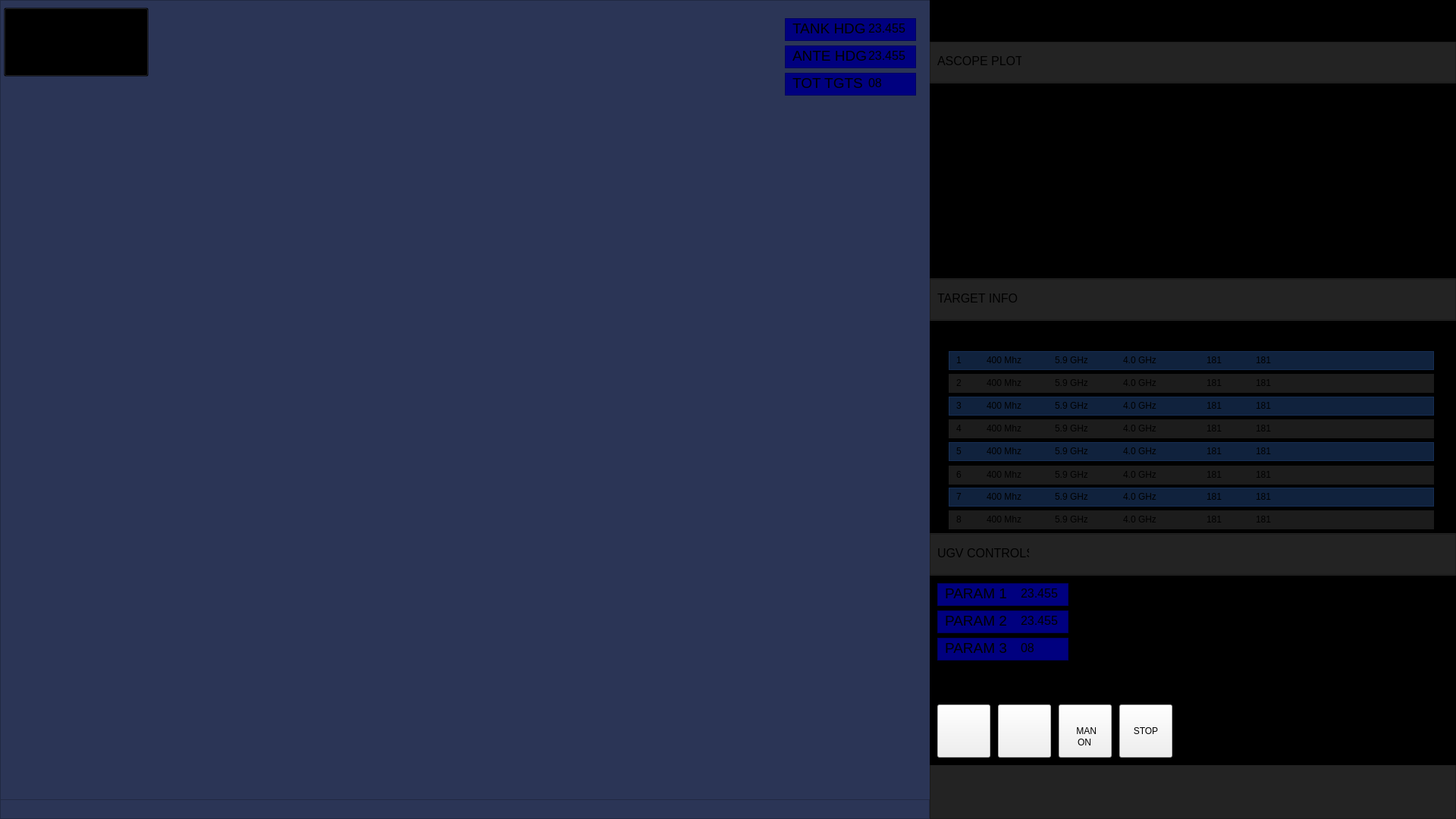
<?xml version="1.0" encoding="UTF-8"?>
<ui version="4.0">
 <class>df_tank_v1</class>
 <widget class="QMainWindow" name="df_tank_v1">
  <property name="geometry">
   <rect>
    <x>0</x>
    <y>0</y>
    <width>1920</width>
    <height>1080</height>
   </rect>
  </property>
  <property name="windowTitle">
   <string>df_tank_v1</string>
  </property>
  <widget class="QWidget" name="centralwidget">
   <widget class="QFrame" name="frame">
    <property name="geometry">
     <rect>
      <x>1226</x>
      <y>0</y>
      <width>694</width>
      <height>1080</height>
     </rect>
    </property>
    <property name="styleSheet">
     <string notr="true">QFrame{
	background-color: #232323;

}</string>
    </property>
    <property name="frameShape">
     <enum>QFrame::StyledPanel</enum>
    </property>
    <property name="frameShadow">
     <enum>QFrame::Raised</enum>
    </property>
    <widget class="QFrame" name="frame_7">
     <property name="geometry">
      <rect>
       <x>0</x>
       <y>0</y>
       <width>694</width>
       <height>57</height>
      </rect>
     </property>
     <property name="styleSheet">
      <string notr="true">QFrame{
background-color:#000000;
}</string>
     </property>
     <property name="frameShape">
      <enum>QFrame::StyledPanel</enum>
     </property>
     <property name="frameShadow">
      <enum>QFrame::Raised</enum>
     </property>
     <widget class="QLabel" name="label_7">
      <property name="geometry">
       <rect>
        <x>10</x>
        <y>10</y>
        <width>71</width>
        <height>16</height>
       </rect>
      </property>
      <property name="font">
       <font>
        <pointsize>12</pointsize>
       </font>
      </property>
      <property name="text">
       <string>Direction</string>
      </property>
     </widget>
     <widget class="QLabel" name="label_8">
      <property name="geometry">
       <rect>
        <x>10</x>
        <y>25</y>
        <width>71</width>
        <height>21</height>
       </rect>
      </property>
      <property name="font">
       <font>
        <pointsize>12</pointsize>
       </font>
      </property>
      <property name="text">
       <string>Finding</string>
      </property>
     </widget>
     <widget class="QLabel" name="label_9">
      <property name="geometry">
       <rect>
        <x>630</x>
        <y>10</y>
        <width>49</width>
        <height>16</height>
       </rect>
      </property>
      <property name="text">
       <string>12:00:00</string>
      </property>
     </widget>
     <widget class="QLabel" name="label_10">
      <property name="geometry">
       <rect>
        <x>625</x>
        <y>30</y>
        <width>61</width>
        <height>20</height>
       </rect>
      </property>
      <property name="text">
       <string>20-08-2024</string>
      </property>
     </widget>
    </widget>
    <widget class="QFrame" name="frame_8">
     <property name="geometry">
      <rect>
       <x>0</x>
       <y>55</y>
       <width>694</width>
       <height>54</height>
      </rect>
     </property>
     <property name="frameShape">
      <enum>QFrame::StyledPanel</enum>
     </property>
     <property name="frameShadow">
      <enum>QFrame::Raised</enum>
     </property>
     <widget class="QLabel" name="label_11">
      <property name="geometry">
       <rect>
        <x>10</x>
        <y>15</y>
        <width>111</width>
        <height>21</height>
       </rect>
      </property>
      <property name="font">
       <font>
        <pointsize>12</pointsize>
       </font>
      </property>
      <property name="text">
       <string>ASCOPE PLOT</string>
      </property>
     </widget>
    </widget>
    <widget class="QFrame" name="frame_9">
     <property name="geometry">
      <rect>
       <x>0</x>
       <y>110</y>
       <width>694</width>
       <height>257</height>
      </rect>
     </property>
     <property name="styleSheet">
      <string notr="true">QFrame{
background-color:#000000;
}</string>
     </property>
     <property name="frameShape">
      <enum>QFrame::StyledPanel</enum>
     </property>
     <property name="frameShadow">
      <enum>QFrame::Raised</enum>
     </property>
     <widget class="QLabel" name="label_12">
      <property name="geometry">
       <rect>
        <x>10</x>
        <y>5</y>
        <width>121</width>
        <height>21</height>
       </rect>
      </property>
      <property name="font">
       <font>
        <pointsize>10</pointsize>
       </font>
      </property>
      <property name="text">
       <string>ANTE ANGLE: 15-30 </string>
      </property>
     </widget>
     <widget class="QCustomPlot" name="customplot" native="true">
      <property name="geometry">
       <rect>
        <x>10</x>
        <y>35</y>
        <width>642</width>
        <height>209</height>
       </rect>
      </property>
      <property name="styleSheet">
       <string notr="true">QCustomPlot{
background-color:#4d4d4d;
}</string>
      </property>
     </widget>
    </widget>
    <widget class="QFrame" name="frame_10">
     <property name="geometry">
      <rect>
       <x>0</x>
       <y>368</y>
       <width>694</width>
       <height>54</height>
      </rect>
     </property>
     <property name="frameShape">
      <enum>QFrame::StyledPanel</enum>
     </property>
     <property name="frameShadow">
      <enum>QFrame::Raised</enum>
     </property>
     <widget class="QLabel" name="label_13">
      <property name="geometry">
       <rect>
        <x>10</x>
        <y>15</y>
        <width>111</width>
        <height>21</height>
       </rect>
      </property>
      <property name="font">
       <font>
        <pointsize>12</pointsize>
       </font>
      </property>
      <property name="text">
       <string>TARGET INFO</string>
      </property>
     </widget>
    </widget>
    <widget class="QFrame" name="frame_11">
     <property name="geometry">
      <rect>
       <x>0</x>
       <y>423</y>
       <width>694</width>
       <height>280</height>
      </rect>
     </property>
     <property name="styleSheet">
      <string notr="true">QFrame{
background-color:#000000;
}</string>
     </property>
     <property name="frameShape">
      <enum>QFrame::StyledPanel</enum>
     </property>
     <property name="frameShadow">
      <enum>QFrame::Raised</enum>
     </property>
     <widget class="QFrame" name="frame_17">
      <property name="geometry">
       <rect>
        <x>25</x>
        <y>10</y>
        <width>640</width>
        <height>25</height>
       </rect>
      </property>
      <property name="frameShape">
       <enum>QFrame::StyledPanel</enum>
      </property>
      <property name="frameShadow">
       <enum>QFrame::Raised</enum>
      </property>
      <widget class="QLabel" name="label_14">
       <property name="geometry">
        <rect>
         <x>10</x>
         <y>2</y>
         <width>16</width>
         <height>20</height>
        </rect>
       </property>
       <property name="text">
        <string>ID</string>
       </property>
      </widget>
      <widget class="QLabel" name="label_15">
       <property name="geometry">
        <rect>
         <x>50</x>
         <y>2</y>
         <width>51</width>
         <height>20</height>
        </rect>
       </property>
       <property name="text">
        <string>Start freq</string>
       </property>
      </widget>
      <widget class="QLabel" name="label_25">
       <property name="geometry">
        <rect>
         <x>140</x>
         <y>2</y>
         <width>51</width>
         <height>20</height>
        </rect>
       </property>
       <property name="text">
        <string>End freq</string>
       </property>
      </widget>
      <widget class="QLabel" name="label_26">
       <property name="geometry">
        <rect>
         <x>230</x>
         <y>2</y>
         <width>61</width>
         <height>20</height>
        </rect>
       </property>
       <property name="text">
        <string>Center freq</string>
       </property>
      </widget>
      <widget class="QLabel" name="label_27">
       <property name="geometry">
        <rect>
         <x>340</x>
         <y>2</y>
         <width>21</width>
         <height>20</height>
        </rect>
       </property>
       <property name="text">
        <string>dB</string>
       </property>
      </widget>
      <widget class="QLabel" name="label_58">
       <property name="geometry">
        <rect>
         <x>400</x>
         <y>2</y>
         <width>61</width>
         <height>20</height>
        </rect>
       </property>
       <property name="text">
        <string>Angels</string>
       </property>
      </widget>
     </widget>
     <widget class="QFrame" name="frame_18">
      <property name="geometry">
       <rect>
        <x>25</x>
        <y>40</y>
        <width>640</width>
        <height>25</height>
       </rect>
      </property>
      <property name="styleSheet">
       <string notr="true">QFrame{
background-color:rgba(40,84,152,0.4);


}
QLabel{
background-color:transparent;

}</string>
      </property>
      <property name="frameShape">
       <enum>QFrame::StyledPanel</enum>
      </property>
      <property name="frameShadow">
       <enum>QFrame::Raised</enum>
      </property>
      <widget class="QLabel" name="label_28">
       <property name="geometry">
        <rect>
         <x>10</x>
         <y>2</y>
         <width>16</width>
         <height>20</height>
        </rect>
       </property>
       <property name="styleSheet">
        <string notr="true">QLabel{
background-color:transparent;

}</string>
       </property>
       <property name="text">
        <string>1</string>
       </property>
      </widget>
      <widget class="QLabel" name="label_29">
       <property name="geometry">
        <rect>
         <x>50</x>
         <y>2</y>
         <width>51</width>
         <height>20</height>
        </rect>
       </property>
       <property name="styleSheet">
        <string notr="true">QLabel{
background-color:transparent;

}</string>
       </property>
       <property name="text">
        <string>400 Mhz</string>
       </property>
      </widget>
      <widget class="QLabel" name="label_30">
       <property name="geometry">
        <rect>
         <x>140</x>
         <y>2</y>
         <width>51</width>
         <height>20</height>
        </rect>
       </property>
       <property name="text">
        <string>5.9 GHz</string>
       </property>
      </widget>
      <widget class="QLabel" name="label_31">
       <property name="geometry">
        <rect>
         <x>230</x>
         <y>2</y>
         <width>61</width>
         <height>20</height>
        </rect>
       </property>
       <property name="text">
        <string>4.0 GHz</string>
       </property>
      </widget>
      <widget class="QLabel" name="label_32">
       <property name="geometry">
        <rect>
         <x>340</x>
         <y>2</y>
         <width>50</width>
         <height>20</height>
        </rect>
       </property>
       <property name="text">
        <string>181</string>
       </property>
      </widget>
      <widget class="QLabel" name="label_73">
       <property name="geometry">
        <rect>
         <x>405</x>
         <y>2</y>
         <width>50</width>
         <height>20</height>
        </rect>
       </property>
       <property name="text">
        <string>181</string>
       </property>
      </widget>
     </widget>
     <widget class="QFrame" name="frame_19">
      <property name="geometry">
       <rect>
        <x>25</x>
        <y>70</y>
        <width>640</width>
        <height>25</height>
       </rect>
      </property>
      <property name="styleSheet">
       <string notr="true">QFrame{
background-color:rgba(35,35,35,0.8);

}
QLabel{
background-color:transparent;

}</string>
      </property>
      <property name="frameShape">
       <enum>QFrame::StyledPanel</enum>
      </property>
      <property name="frameShadow">
       <enum>QFrame::Raised</enum>
      </property>
      <widget class="QLabel" name="label_33">
       <property name="geometry">
        <rect>
         <x>10</x>
         <y>2</y>
         <width>16</width>
         <height>20</height>
        </rect>
       </property>
       <property name="text">
        <string>2</string>
       </property>
      </widget>
      <widget class="QLabel" name="label_34">
       <property name="geometry">
        <rect>
         <x>50</x>
         <y>2</y>
         <width>51</width>
         <height>20</height>
        </rect>
       </property>
       <property name="text">
        <string>400 Mhz</string>
       </property>
      </widget>
      <widget class="QLabel" name="label_35">
       <property name="geometry">
        <rect>
         <x>140</x>
         <y>2</y>
         <width>51</width>
         <height>20</height>
        </rect>
       </property>
       <property name="text">
        <string>5.9 GHz</string>
       </property>
      </widget>
      <widget class="QLabel" name="label_36">
       <property name="geometry">
        <rect>
         <x>230</x>
         <y>2</y>
         <width>61</width>
         <height>20</height>
        </rect>
       </property>
       <property name="text">
        <string>4.0 GHz</string>
       </property>
      </widget>
      <widget class="QLabel" name="label_37">
       <property name="geometry">
        <rect>
         <x>340</x>
         <y>2</y>
         <width>50</width>
         <height>20</height>
        </rect>
       </property>
       <property name="text">
        <string>181</string>
       </property>
      </widget>
      <widget class="QLabel" name="label_74">
       <property name="geometry">
        <rect>
         <x>405</x>
         <y>2</y>
         <width>50</width>
         <height>20</height>
        </rect>
       </property>
       <property name="text">
        <string>181</string>
       </property>
      </widget>
     </widget>
     <widget class="QFrame" name="frame_20">
      <property name="geometry">
       <rect>
        <x>25</x>
        <y>100</y>
        <width>640</width>
        <height>25</height>
       </rect>
      </property>
      <property name="styleSheet">
       <string notr="true">QFrame{
background-color:rgba(40,84,152,0.4);


}
QLabel{
background-color:transparent;

}</string>
      </property>
      <property name="frameShape">
       <enum>QFrame::StyledPanel</enum>
      </property>
      <property name="frameShadow">
       <enum>QFrame::Raised</enum>
      </property>
      <widget class="QLabel" name="label_38">
       <property name="geometry">
        <rect>
         <x>10</x>
         <y>2</y>
         <width>16</width>
         <height>20</height>
        </rect>
       </property>
       <property name="text">
        <string>3</string>
       </property>
      </widget>
      <widget class="QLabel" name="label_39">
       <property name="geometry">
        <rect>
         <x>50</x>
         <y>2</y>
         <width>51</width>
         <height>20</height>
        </rect>
       </property>
       <property name="text">
        <string>400 Mhz</string>
       </property>
      </widget>
      <widget class="QLabel" name="label_40">
       <property name="geometry">
        <rect>
         <x>140</x>
         <y>2</y>
         <width>51</width>
         <height>20</height>
        </rect>
       </property>
       <property name="text">
        <string>5.9 GHz</string>
       </property>
      </widget>
      <widget class="QLabel" name="label_41">
       <property name="geometry">
        <rect>
         <x>230</x>
         <y>2</y>
         <width>61</width>
         <height>20</height>
        </rect>
       </property>
       <property name="text">
        <string>4.0 GHz</string>
       </property>
      </widget>
      <widget class="QLabel" name="label_42">
       <property name="geometry">
        <rect>
         <x>340</x>
         <y>2</y>
         <width>50</width>
         <height>20</height>
        </rect>
       </property>
       <property name="text">
        <string>181</string>
       </property>
      </widget>
      <widget class="QLabel" name="label_75">
       <property name="geometry">
        <rect>
         <x>405</x>
         <y>2</y>
         <width>50</width>
         <height>20</height>
        </rect>
       </property>
       <property name="text">
        <string>181</string>
       </property>
      </widget>
     </widget>
     <widget class="QFrame" name="frame_21">
      <property name="geometry">
       <rect>
        <x>25</x>
        <y>130</y>
        <width>640</width>
        <height>25</height>
       </rect>
      </property>
      <property name="styleSheet">
       <string notr="true">QFrame{
background-color:rgba(35,35,35,0.8);

}
QLabel{
background-color:transparent;

}</string>
      </property>
      <property name="frameShape">
       <enum>QFrame::StyledPanel</enum>
      </property>
      <property name="frameShadow">
       <enum>QFrame::Raised</enum>
      </property>
      <widget class="QLabel" name="label_43">
       <property name="geometry">
        <rect>
         <x>10</x>
         <y>2</y>
         <width>16</width>
         <height>20</height>
        </rect>
       </property>
       <property name="text">
        <string>4</string>
       </property>
      </widget>
      <widget class="QLabel" name="label_44">
       <property name="geometry">
        <rect>
         <x>50</x>
         <y>2</y>
         <width>51</width>
         <height>20</height>
        </rect>
       </property>
       <property name="text">
        <string>400 Mhz</string>
       </property>
      </widget>
      <widget class="QLabel" name="label_45">
       <property name="geometry">
        <rect>
         <x>140</x>
         <y>2</y>
         <width>51</width>
         <height>20</height>
        </rect>
       </property>
       <property name="text">
        <string>5.9 GHz</string>
       </property>
      </widget>
      <widget class="QLabel" name="label_46">
       <property name="geometry">
        <rect>
         <x>230</x>
         <y>2</y>
         <width>61</width>
         <height>20</height>
        </rect>
       </property>
       <property name="text">
        <string>4.0 GHz</string>
       </property>
      </widget>
      <widget class="QLabel" name="label_47">
       <property name="geometry">
        <rect>
         <x>340</x>
         <y>2</y>
         <width>51</width>
         <height>20</height>
        </rect>
       </property>
       <property name="text">
        <string>181</string>
       </property>
      </widget>
      <widget class="QLabel" name="label_76">
       <property name="geometry">
        <rect>
         <x>405</x>
         <y>2</y>
         <width>50</width>
         <height>20</height>
        </rect>
       </property>
       <property name="text">
        <string>181</string>
       </property>
      </widget>
     </widget>
     <widget class="QFrame" name="frame_22">
      <property name="geometry">
       <rect>
        <x>25</x>
        <y>160</y>
        <width>640</width>
        <height>25</height>
       </rect>
      </property>
      <property name="styleSheet">
       <string notr="true">QFrame{
background-color:rgba(40,84,152,0.4);


}
QLabel{
background-color:transparent;

}</string>
      </property>
      <property name="frameShape">
       <enum>QFrame::StyledPanel</enum>
      </property>
      <property name="frameShadow">
       <enum>QFrame::Raised</enum>
      </property>
      <widget class="QLabel" name="label_48">
       <property name="geometry">
        <rect>
         <x>10</x>
         <y>2</y>
         <width>16</width>
         <height>20</height>
        </rect>
       </property>
       <property name="text">
        <string>5</string>
       </property>
      </widget>
      <widget class="QLabel" name="label_49">
       <property name="geometry">
        <rect>
         <x>50</x>
         <y>2</y>
         <width>51</width>
         <height>20</height>
        </rect>
       </property>
       <property name="text">
        <string>400 Mhz</string>
       </property>
      </widget>
      <widget class="QLabel" name="label_50">
       <property name="geometry">
        <rect>
         <x>140</x>
         <y>2</y>
         <width>51</width>
         <height>20</height>
        </rect>
       </property>
       <property name="text">
        <string>5.9 GHz</string>
       </property>
      </widget>
      <widget class="QLabel" name="label_51">
       <property name="geometry">
        <rect>
         <x>230</x>
         <y>2</y>
         <width>61</width>
         <height>20</height>
        </rect>
       </property>
       <property name="text">
        <string>4.0 GHz</string>
       </property>
      </widget>
      <widget class="QLabel" name="label_52">
       <property name="geometry">
        <rect>
         <x>340</x>
         <y>2</y>
         <width>50</width>
         <height>20</height>
        </rect>
       </property>
       <property name="text">
        <string>181</string>
       </property>
      </widget>
      <widget class="QLabel" name="label_77">
       <property name="geometry">
        <rect>
         <x>405</x>
         <y>2</y>
         <width>50</width>
         <height>20</height>
        </rect>
       </property>
       <property name="text">
        <string>181</string>
       </property>
      </widget>
     </widget>
     <widget class="QFrame" name="frame_23">
      <property name="geometry">
       <rect>
        <x>25</x>
        <y>191</y>
        <width>640</width>
        <height>25</height>
       </rect>
      </property>
      <property name="styleSheet">
       <string notr="true">QFrame{
background-color:rgba(35,35,35,0.8);

}
QLabel{
background-color:transparent;

}</string>
      </property>
      <property name="frameShape">
       <enum>QFrame::StyledPanel</enum>
      </property>
      <property name="frameShadow">
       <enum>QFrame::Raised</enum>
      </property>
      <widget class="QLabel" name="label_53">
       <property name="geometry">
        <rect>
         <x>10</x>
         <y>2</y>
         <width>16</width>
         <height>20</height>
        </rect>
       </property>
       <property name="text">
        <string>6</string>
       </property>
      </widget>
      <widget class="QLabel" name="label_54">
       <property name="geometry">
        <rect>
         <x>50</x>
         <y>2</y>
         <width>51</width>
         <height>20</height>
        </rect>
       </property>
       <property name="text">
        <string>400 Mhz</string>
       </property>
      </widget>
      <widget class="QLabel" name="label_55">
       <property name="geometry">
        <rect>
         <x>140</x>
         <y>2</y>
         <width>51</width>
         <height>20</height>
        </rect>
       </property>
       <property name="text">
        <string>5.9 GHz</string>
       </property>
      </widget>
      <widget class="QLabel" name="label_56">
       <property name="geometry">
        <rect>
         <x>230</x>
         <y>2</y>
         <width>61</width>
         <height>20</height>
        </rect>
       </property>
       <property name="text">
        <string>4.0 GHz</string>
       </property>
      </widget>
      <widget class="QLabel" name="label_57">
       <property name="geometry">
        <rect>
         <x>340</x>
         <y>2</y>
         <width>50</width>
         <height>20</height>
        </rect>
       </property>
       <property name="text">
        <string>181</string>
       </property>
      </widget>
      <widget class="QLabel" name="label_78">
       <property name="geometry">
        <rect>
         <x>405</x>
         <y>2</y>
         <width>50</width>
         <height>20</height>
        </rect>
       </property>
       <property name="text">
        <string>181</string>
       </property>
      </widget>
     </widget>
     <widget class="QFrame" name="frame_24">
      <property name="geometry">
       <rect>
        <x>25</x>
        <y>220</y>
        <width>640</width>
        <height>25</height>
       </rect>
      </property>
      <property name="styleSheet">
       <string notr="true">QFrame{
background-color:rgba(40,84,152,0.4);


}
QLabel{
background-color:transparent;

}</string>
      </property>
      <property name="frameShape">
       <enum>QFrame::StyledPanel</enum>
      </property>
      <property name="frameShadow">
       <enum>QFrame::Raised</enum>
      </property>
      <widget class="QLabel" name="label_63">
       <property name="geometry">
        <rect>
         <x>10</x>
         <y>2</y>
         <width>16</width>
         <height>20</height>
        </rect>
       </property>
       <property name="text">
        <string>7</string>
       </property>
      </widget>
      <widget class="QLabel" name="label_64">
       <property name="geometry">
        <rect>
         <x>50</x>
         <y>2</y>
         <width>51</width>
         <height>20</height>
        </rect>
       </property>
       <property name="text">
        <string>400 Mhz</string>
       </property>
      </widget>
      <widget class="QLabel" name="label_65">
       <property name="geometry">
        <rect>
         <x>140</x>
         <y>2</y>
         <width>51</width>
         <height>20</height>
        </rect>
       </property>
       <property name="text">
        <string>5.9 GHz</string>
       </property>
      </widget>
      <widget class="QLabel" name="label_66">
       <property name="geometry">
        <rect>
         <x>230</x>
         <y>2</y>
         <width>61</width>
         <height>20</height>
        </rect>
       </property>
       <property name="text">
        <string>4.0 GHz</string>
       </property>
      </widget>
      <widget class="QLabel" name="label_67">
       <property name="geometry">
        <rect>
         <x>340</x>
         <y>2</y>
         <width>50</width>
         <height>20</height>
        </rect>
       </property>
       <property name="text">
        <string>181</string>
       </property>
      </widget>
      <widget class="QLabel" name="label_79">
       <property name="geometry">
        <rect>
         <x>405</x>
         <y>2</y>
         <width>50</width>
         <height>20</height>
        </rect>
       </property>
       <property name="text">
        <string>181</string>
       </property>
      </widget>
     </widget>
     <widget class="QFrame" name="frame_25">
      <property name="geometry">
       <rect>
        <x>25</x>
        <y>250</y>
        <width>640</width>
        <height>25</height>
       </rect>
      </property>
      <property name="styleSheet">
       <string notr="true">QFrame{
background-color:rgba(35,35,35,0.8);

}
QLabel{
background-color:transparent;

}</string>
      </property>
      <property name="frameShape">
       <enum>QFrame::StyledPanel</enum>
      </property>
      <property name="frameShadow">
       <enum>QFrame::Raised</enum>
      </property>
      <widget class="QLabel" name="label_68">
       <property name="geometry">
        <rect>
         <x>10</x>
         <y>2</y>
         <width>16</width>
         <height>20</height>
        </rect>
       </property>
       <property name="text">
        <string>8</string>
       </property>
      </widget>
      <widget class="QLabel" name="label_69">
       <property name="geometry">
        <rect>
         <x>50</x>
         <y>2</y>
         <width>51</width>
         <height>20</height>
        </rect>
       </property>
       <property name="text">
        <string>400 Mhz</string>
       </property>
      </widget>
      <widget class="QLabel" name="label_70">
       <property name="geometry">
        <rect>
         <x>140</x>
         <y>2</y>
         <width>51</width>
         <height>20</height>
        </rect>
       </property>
       <property name="text">
        <string>5.9 GHz</string>
       </property>
      </widget>
      <widget class="QLabel" name="label_71">
       <property name="geometry">
        <rect>
         <x>230</x>
         <y>2</y>
         <width>61</width>
         <height>20</height>
        </rect>
       </property>
       <property name="text">
        <string>4.0 GHz</string>
       </property>
      </widget>
      <widget class="QLabel" name="label_72">
       <property name="geometry">
        <rect>
         <x>340</x>
         <y>2</y>
         <width>50</width>
         <height>20</height>
        </rect>
       </property>
       <property name="text">
        <string>181</string>
       </property>
      </widget>
      <widget class="QLabel" name="label_80">
       <property name="geometry">
        <rect>
         <x>405</x>
         <y>2</y>
         <width>50</width>
         <height>20</height>
        </rect>
       </property>
       <property name="text">
        <string>181</string>
       </property>
      </widget>
     </widget>
    </widget>
    <widget class="QFrame" name="frame_12">
     <property name="geometry">
      <rect>
       <x>0</x>
       <y>704</y>
       <width>694</width>
       <height>54</height>
      </rect>
     </property>
     <property name="frameShape">
      <enum>QFrame::StyledPanel</enum>
     </property>
     <property name="frameShadow">
      <enum>QFrame::Raised</enum>
     </property>
     <widget class="QLabel" name="label_16">
      <property name="geometry">
       <rect>
        <x>10</x>
        <y>15</y>
        <width>121</width>
        <height>21</height>
       </rect>
      </property>
      <property name="font">
       <font>
        <pointsize>12</pointsize>
       </font>
      </property>
      <property name="text">
       <string>UGV CONTROLS</string>
      </property>
     </widget>
    </widget>
    <widget class="QFrame" name="frame_13">
     <property name="geometry">
      <rect>
       <x>0</x>
       <y>759</y>
       <width>694</width>
       <height>250</height>
      </rect>
     </property>
     <property name="styleSheet">
      <string notr="true">QFrame{
background-color:#000000;
}</string>
     </property>
     <property name="frameShape">
      <enum>QFrame::StyledPanel</enum>
     </property>
     <property name="frameShadow">
      <enum>QFrame::Raised</enum>
     </property>
     <widget class="QPushButton" name="pushButton">
      <property name="geometry">
       <rect>
        <x>10</x>
        <y>170</y>
        <width>70</width>
        <height>70</height>
       </rect>
      </property>
      <property name="text">
       <string/>
      </property>
      <property name="icon">
       <iconset resource="button_icons.qrc">
        <normaloff>:/Shutdown.png</normaloff>:/Shutdown.png</iconset>
      </property>
      <property name="iconSize">
       <size>
        <width>48</width>
        <height>48</height>
       </size>
      </property>
     </widget>
     <widget class="QPushButton" name="pushButton_2">
      <property name="geometry">
       <rect>
        <x>90</x>
        <y>170</y>
        <width>70</width>
        <height>70</height>
       </rect>
      </property>
      <property name="text">
       <string/>
      </property>
      <property name="icon">
       <iconset resource="button_icons.qrc">
        <normaloff>:/Reset.png</normaloff>:/Reset.png</iconset>
      </property>
      <property name="iconSize">
       <size>
        <width>48</width>
        <height>48</height>
       </size>
      </property>
     </widget>
     <widget class="QFrame" name="frame_14">
      <property name="geometry">
       <rect>
        <x>10</x>
        <y>82</y>
        <width>173</width>
        <height>30</height>
       </rect>
      </property>
      <property name="styleSheet">
       <string notr="true">QFrame{
background-color:rgb(0, 0, 127);

}</string>
      </property>
      <property name="frameShape">
       <enum>QFrame::StyledPanel</enum>
      </property>
      <property name="frameShadow">
       <enum>QFrame::Raised</enum>
      </property>
      <widget class="QLabel" name="label_17">
       <property name="geometry">
        <rect>
         <x>10</x>
         <y>5</y>
         <width>101</width>
         <height>16</height>
        </rect>
       </property>
       <property name="font">
        <font>
         <pointsize>14</pointsize>
        </font>
       </property>
       <property name="text">
        <string>PARAM 3</string>
       </property>
      </widget>
      <widget class="QLabel" name="label_18">
       <property name="geometry">
        <rect>
         <x>110</x>
         <y>5</y>
         <width>61</width>
         <height>16</height>
        </rect>
       </property>
       <property name="font">
        <font>
         <pointsize>12</pointsize>
        </font>
       </property>
       <property name="text">
        <string>08</string>
       </property>
      </widget>
     </widget>
     <widget class="QFrame" name="frame_15">
      <property name="geometry">
       <rect>
        <x>10</x>
        <y>46</y>
        <width>173</width>
        <height>30</height>
       </rect>
      </property>
      <property name="styleSheet">
       <string notr="true">QFrame{
background-color:rgb(0, 0, 127);

}</string>
      </property>
      <property name="frameShape">
       <enum>QFrame::StyledPanel</enum>
      </property>
      <property name="frameShadow">
       <enum>QFrame::Raised</enum>
      </property>
      <widget class="QLabel" name="label_19">
       <property name="geometry">
        <rect>
         <x>10</x>
         <y>5</y>
         <width>101</width>
         <height>16</height>
        </rect>
       </property>
       <property name="font">
        <font>
         <pointsize>14</pointsize>
        </font>
       </property>
       <property name="text">
        <string>PARAM 2</string>
       </property>
      </widget>
      <widget class="QLabel" name="label_20">
       <property name="geometry">
        <rect>
         <x>110</x>
         <y>5</y>
         <width>61</width>
         <height>16</height>
        </rect>
       </property>
       <property name="font">
        <font>
         <pointsize>12</pointsize>
        </font>
       </property>
       <property name="text">
        <string>23.455</string>
       </property>
      </widget>
     </widget>
     <widget class="QFrame" name="frame_16">
      <property name="geometry">
       <rect>
        <x>10</x>
        <y>10</y>
        <width>173</width>
        <height>30</height>
       </rect>
      </property>
      <property name="styleSheet">
       <string notr="true">QFrame{
background-color:rgb(0, 0, 127);

}</string>
      </property>
      <property name="frameShape">
       <enum>QFrame::StyledPanel</enum>
      </property>
      <property name="frameShadow">
       <enum>QFrame::Raised</enum>
      </property>
      <widget class="QLabel" name="label_21">
       <property name="geometry">
        <rect>
         <x>10</x>
         <y>5</y>
         <width>101</width>
         <height>16</height>
        </rect>
       </property>
       <property name="font">
        <font>
         <pointsize>14</pointsize>
        </font>
       </property>
       <property name="text">
        <string>PARAM 1</string>
       </property>
      </widget>
      <widget class="QLabel" name="label_22">
       <property name="geometry">
        <rect>
         <x>110</x>
         <y>5</y>
         <width>61</width>
         <height>16</height>
        </rect>
       </property>
       <property name="font">
        <font>
         <pointsize>12</pointsize>
        </font>
       </property>
       <property name="text">
        <string>23.455</string>
       </property>
      </widget>
     </widget>
     <widget class="QPushButton" name="pushButton_4">
      <property name="geometry">
       <rect>
        <x>170</x>
        <y>170</y>
        <width>70</width>
        <height>70</height>
       </rect>
      </property>
      <property name="text">
       <string> MAN</string>
      </property>
     </widget>
     <widget class="QPushButton" name="pushButton_5">
      <property name="geometry">
       <rect>
        <x>250</x>
        <y>170</y>
        <width>70</width>
        <height>70</height>
       </rect>
      </property>
      <property name="text">
       <string>STOP</string>
      </property>
     </widget>
     <widget class="QLabel" name="label_23">
      <property name="geometry">
       <rect>
        <x>195</x>
        <y>212</y>
        <width>21</width>
        <height>16</height>
       </rect>
      </property>
      <property name="styleSheet">
       <string notr="true">QLabel{
background-color:transparent;

}</string>
      </property>
      <property name="text">
       <string>ON</string>
      </property>
     </widget>
     <widget class="QFrame" name="frame_26">
      <property name="geometry">
       <rect>
        <x>440</x>
        <y>10</y>
        <width>230</width>
        <height>230</height>
       </rect>
      </property>
      <property name="styleSheet">
       <string notr="true">QFrame{
background-image:url(:/Rectangle 3.png);
  background-repeat: no-repeat;
    background-position: center;
    background-size: cover;  
border:none;

}</string>
      </property>
      <property name="frameShape">
       <enum>QFrame::StyledPanel</enum>
      </property>
      <property name="frameShadow">
       <enum>QFrame::Raised</enum>
      </property>
      <widget class="QPushButton" name="pushButton_7">
       <property name="geometry">
        <rect>
         <x>140</x>
         <y>90</y>
         <width>51</width>
         <height>51</height>
        </rect>
       </property>
       <property name="styleSheet">
        <string notr="true">QPushButton{
background-color:transparent;
border:none;
}</string>
       </property>
       <property name="text">
        <string/>
       </property>
       <property name="icon">
        <iconset resource="button_icons.qrc">
         <normaloff>:/Polygon 2.png</normaloff>:/Polygon 2.png</iconset>
       </property>
       <property name="iconSize">
        <size>
         <width>50</width>
         <height>53</height>
        </size>
       </property>
      </widget>
      <widget class="QPushButton" name="pushButton_8">
       <property name="geometry">
        <rect>
         <x>40</x>
         <y>90</y>
         <width>51</width>
         <height>51</height>
        </rect>
       </property>
       <property name="styleSheet">
        <string notr="true">QPushButton{
background-color:transparent;
border:none;
}</string>
       </property>
       <property name="text">
        <string/>
       </property>
       <property name="icon">
        <iconset resource="button_icons.qrc">
         <normaloff>:/Polygon 4.png</normaloff>:/Polygon 4.png</iconset>
       </property>
       <property name="iconSize">
        <size>
         <width>50</width>
         <height>53</height>
        </size>
       </property>
      </widget>
      <widget class="QPushButton" name="pushButton_9">
       <property name="geometry">
        <rect>
         <x>90</x>
         <y>40</y>
         <width>51</width>
         <height>51</height>
        </rect>
       </property>
       <property name="styleSheet">
        <string notr="true">QPushButton{
background-color:transparent;
border:none;
}</string>
       </property>
       <property name="text">
        <string/>
       </property>
       <property name="icon">
        <iconset resource="button_icons.qrc">
         <normaloff>:/Polygon 1.png</normaloff>:/Polygon 1.png</iconset>
       </property>
       <property name="iconSize">
        <size>
         <width>50</width>
         <height>53</height>
        </size>
       </property>
      </widget>
      <widget class="QPushButton" name="pushButton_10">
       <property name="geometry">
        <rect>
         <x>90</x>
         <y>140</y>
         <width>51</width>
         <height>51</height>
        </rect>
       </property>
       <property name="styleSheet">
        <string notr="true">QPushButton{
background-color:transparent;
border:none;
}</string>
       </property>
       <property name="text">
        <string/>
       </property>
       <property name="icon">
        <iconset resource="button_icons.qrc">
         <normaloff>:/Polygon 3.png</normaloff>:/Polygon 3.png</iconset>
       </property>
       <property name="iconSize">
        <size>
         <width>50</width>
         <height>53</height>
        </size>
       </property>
      </widget>
     </widget>
    </widget>
   </widget>
   <widget class="QFrame" name="frame_2">
    <property name="geometry">
     <rect>
      <x>0</x>
      <y>0</y>
      <width>1226</width>
      <height>1080</height>
     </rect>
    </property>
    <property name="styleSheet">
     <string notr="true">QFrame{
background-color:#2B3556;
}</string>
    </property>
    <property name="frameShape">
     <enum>QFrame::StyledPanel</enum>
    </property>
    <property name="frameShadow">
     <enum>QFrame::Raised</enum>
    </property>
    <widget class="QFrame" name="frame_4">
     <property name="geometry">
      <rect>
       <x>0</x>
       <y>0</y>
       <width>1241</width>
       <height>1055</height>
      </rect>
     </property>
     <property name="styleSheet">
      <string notr="true">QFrame{
	background-image:url(:/map5.jpg);

}</string>
     </property>
     <property name="frameShape">
      <enum>QFrame::StyledPanel</enum>
     </property>
     <property name="frameShadow">
      <enum>QFrame::Raised</enum>
     </property>
     <widget class="QWidget" name="gridLayoutWidget">
      <property name="geometry">
       <rect>
        <x>-20</x>
        <y>-20</y>
        <width>1261</width>
        <height>1051</height>
       </rect>
      </property>
      <layout class="QGridLayout" name="gridLayout">
       <property name="leftMargin">
        <number>0</number>
       </property>
      </layout>
     </widget>
     <widget class="QPushButton" name="pushButton_6">
      <property name="geometry">
       <rect>
        <x>5</x>
        <y>10</y>
        <width>191</width>
        <height>91</height>
       </rect>
      </property>
      <property name="styleSheet">
       <string notr="true">QPushButton{
background-image:url(:/uni_logo185x80.png);
background-repeat:no-repeat;
background-color:transparent;
}</string>
      </property>
      <property name="text">
       <string/>
      </property>
     </widget>
    </widget>
    <widget class="QFrame" name="frame_3">
     <property name="geometry">
      <rect>
       <x>1035</x>
       <y>24</y>
       <width>173</width>
       <height>30</height>
      </rect>
     </property>
     <property name="styleSheet">
      <string notr="true">QFrame{
background-color:rgb(0, 0, 127);

}</string>
     </property>
     <property name="frameShape">
      <enum>QFrame::StyledPanel</enum>
     </property>
     <property name="frameShadow">
      <enum>QFrame::Raised</enum>
     </property>
     <widget class="QLabel" name="label">
      <property name="geometry">
       <rect>
        <x>10</x>
        <y>5</y>
        <width>101</width>
        <height>16</height>
       </rect>
      </property>
      <property name="font">
       <font>
        <pointsize>14</pointsize>
       </font>
      </property>
      <property name="text">
       <string>TANK HDG</string>
      </property>
     </widget>
     <widget class="QLabel" name="label_2">
      <property name="geometry">
       <rect>
        <x>110</x>
        <y>5</y>
        <width>61</width>
        <height>16</height>
       </rect>
      </property>
      <property name="font">
       <font>
        <pointsize>12</pointsize>
       </font>
      </property>
      <property name="text">
       <string>23.455</string>
      </property>
     </widget>
    </widget>
    <widget class="QFrame" name="frame_5">
     <property name="geometry">
      <rect>
       <x>1035</x>
       <y>60</y>
       <width>173</width>
       <height>30</height>
      </rect>
     </property>
     <property name="styleSheet">
      <string notr="true">QFrame{
background-color:rgb(0, 0, 127);

}</string>
     </property>
     <property name="frameShape">
      <enum>QFrame::StyledPanel</enum>
     </property>
     <property name="frameShadow">
      <enum>QFrame::Raised</enum>
     </property>
     <widget class="QLabel" name="label_3">
      <property name="geometry">
       <rect>
        <x>10</x>
        <y>5</y>
        <width>101</width>
        <height>16</height>
       </rect>
      </property>
      <property name="font">
       <font>
        <pointsize>14</pointsize>
       </font>
      </property>
      <property name="text">
       <string>ANTE HDG</string>
      </property>
     </widget>
     <widget class="QLabel" name="label_5">
      <property name="geometry">
       <rect>
        <x>110</x>
        <y>5</y>
        <width>61</width>
        <height>16</height>
       </rect>
      </property>
      <property name="font">
       <font>
        <pointsize>12</pointsize>
       </font>
      </property>
      <property name="text">
       <string>23.455</string>
      </property>
     </widget>
    </widget>
    <widget class="QFrame" name="frame_6">
     <property name="geometry">
      <rect>
       <x>1035</x>
       <y>96</y>
       <width>173</width>
       <height>30</height>
      </rect>
     </property>
     <property name="styleSheet">
      <string notr="true">QFrame{
background-color:rgb(0, 0, 127);

}</string>
     </property>
     <property name="frameShape">
      <enum>QFrame::StyledPanel</enum>
     </property>
     <property name="frameShadow">
      <enum>QFrame::Raised</enum>
     </property>
     <widget class="QLabel" name="label_4">
      <property name="geometry">
       <rect>
        <x>10</x>
        <y>5</y>
        <width>101</width>
        <height>16</height>
       </rect>
      </property>
      <property name="font">
       <font>
        <pointsize>14</pointsize>
       </font>
      </property>
      <property name="text">
       <string>TOT TGTS</string>
      </property>
     </widget>
     <widget class="QLabel" name="label_6">
      <property name="geometry">
       <rect>
        <x>110</x>
        <y>5</y>
        <width>61</width>
        <height>16</height>
       </rect>
      </property>
      <property name="font">
       <font>
        <pointsize>12</pointsize>
       </font>
      </property>
      <property name="text">
       <string>08</string>
      </property>
     </widget>
    </widget>
   </widget>
  </widget>
 </widget>
 <customwidgets>
  <customwidget>
   <class>QCustomPlot</class>
   <extends>QWidget</extends>
   <header location="global">qcustomplot.h</header>
   <container>1</container>
  </customwidget>
 </customwidgets>
 <resources>
  <include location="button_icons.qrc"/>
 </resources>
 <connections/>
</ui>
